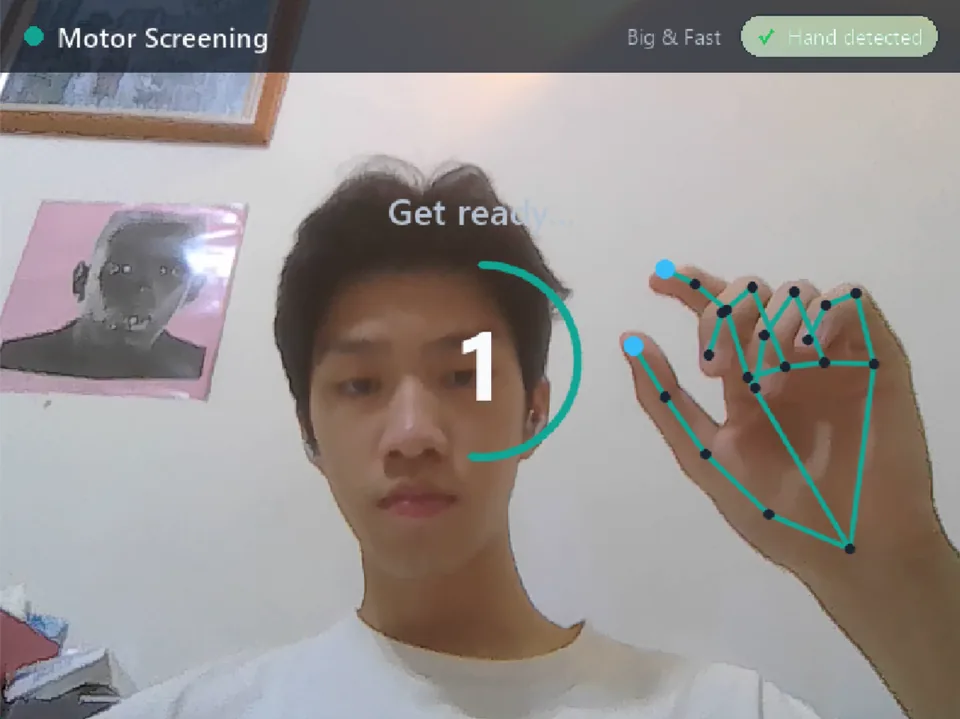
#> input picture launcher_web/img/tapping/step-1-get-set.webp, 960 x 719 px
$ python -i hand_utils.py   (imports and definitions only)
#> lines starting #> are read from the running program, lines starting #| are printed output that depends on the picture
#> further down, picture is the input picture: shape (719, 960, 3); mean B, G, R 142.9, 144.9, 150.4
"""
Hand tracking utilities shared by hand_tracking.py and finger_tapping.py.

Provides:
  HAND_CONNECTIONS          -- MediaPipe landmark connectivity list
  OneEuroFilter             -- adaptive low-pass filter (reduces jitter, preserves fast-motion fidelity)
  make_landmark_filters()   -- create a fresh (filters_x, filters_y) pair
  smooth_landmarks()        -- apply One-Euro filtering, return list of (x, y, z) tuples
  preprocess_for_mediapipe()-- CLAHE + sharpening to improve detection under varied lighting
  true_hand()               -- MediaPipe's handedness label -> the user's real hand
"""

import math
import cv2
import numpy as np

# ── Landmark connectivity ──────────────────────────────────────────────────
HAND_CONNECTIONS = [
    (0,1), (1,2), (2,3), (3,4),
    (0,5), (5,6), (6,7), (7,8),
    (5,9), (9,10), (10,11), (11,12),
    (9,13), (13,14), (14,15), (15,16),
    (13,17), (0,17), (17,18), (18,19), (19,20),
]

# ── Handedness ─────────────────────────────────────────────────────────────

# [18 lines left out: function true_hand, not called in this run]


# ── One-Euro Filter ────────────────────────────────────────────────────────

class OneEuroFilter:
    """
    Adaptive low-pass filter for scalar signals (e.g. a single landmark x or y).

    At rest (low velocity) the cutoff is low → heavy smoothing → jitter suppressed.
    During fast motion (high velocity) the cutoff rises → less lag → tap edges preserved.

    Tuned defaults for 30 fps finger-tap detection (light smoothing — preserves
    fast-tap minima and any real jitter/tremor the screening should capture):
      min_cutoff = 6.0 Hz  — smoothing at rest; increase if position still oscillates
      beta       = 1.5     — how fast cutoff rises with speed; increase to reduce tap lag
      d_cutoff   = 1.0 Hz  — derivative (velocity) filter cutoff, fixed
    """
    # [7 lines left out: function __init__, not called in this run]

    def _alpha(self, cutoff: float, dt: float) -> float:
        tau = 1.0 / (2 * math.pi * cutoff)
        return 1.0 / (1.0 + tau / dt)

    # [54 lines left out: functions filter, reset, make_landmark_filters, smooth_landmarks, not called in this run]


# ── Image preprocessing ────────────────────────────────────────────────────

_clahe = cv2.createCLAHE(clipLimit=2.0, tileGridSize=(8, 8))

# Gentle sharpening: centre weight 3, cross-neighbours -0.5 each.
# Net gain = 1.0 with mild edge boost — avoids over-sharpening skin texture.
_SHARPEN_KERNEL = np.array(
    [[0.0, -0.5, 0.0],
     [-0.5,  3.0, -0.5],
     [0.0, -0.5, 0.0]],
    dtype=np.float32,
)


# Mean luma (0-255) below which a frame counts as dark. A normally lit webcam
# picture sits around 100-130; the backlit Razer frames measured 36-57.
DARK_MEAN = 80


def is_dark(bgr_frame: np.ndarray) -> bool:
    """Cheap: the mean of every 8th pixel in each direction."""
    return float(bgr_frame[::8, ::8].mean()) < DARK_MEAN


def preprocess_for_mediapipe(bgr_frame: np.ndarray, enable: bool = True) -> np.ndarray:
    """
    Improve MediaPipe detection quality under varied or low lighting.

    Pipeline:
      1. CLAHE on the Y (luminance) channel of YCrCb — preserves hue, lifts
         local contrast so fingertip edges are visible to the neural backbone.
      2. Gentle sharpening kernel — accentuates fingertip-to-background edges
         without amplifying noise on skin texture.

    The original BGR frame is NOT modified; the function returns a new RGB
    array ready for mp.Image(). Pass the original frame to cv2.imshow so the
    display is not affected.

    enable=False skips it on a well-lit frame only. Callers pass
    `enable=self.fps >= 20` to save ~2-3 ms when the loop is slow, but a slow
    loop and a dark picture go together (a dim room, a backlit camera), so
    the enhancement was being skipped on exactly the frames it exists for
    (seen 2026-09-29: a backlit Razer Kiyo V2 X, mean luma ~36, one of two
    hands not found in the tremor test). A dark frame is always enhanced.
    """
#> called with enable = True
    if not enable and not is_dark(bgr_frame):
        return cv2.cvtColor(bgr_frame, cv2.COLOR_BGR2RGB)

    ycrcb = cv2.cvtColor(bgr_frame, cv2.COLOR_BGR2YCrCb)
#> ycrcb: shape (719, 960, 3); mean of channels 0, 1, 2 146.3, 130.9, 126
    y, cr, cb = cv2.split(ycrcb)
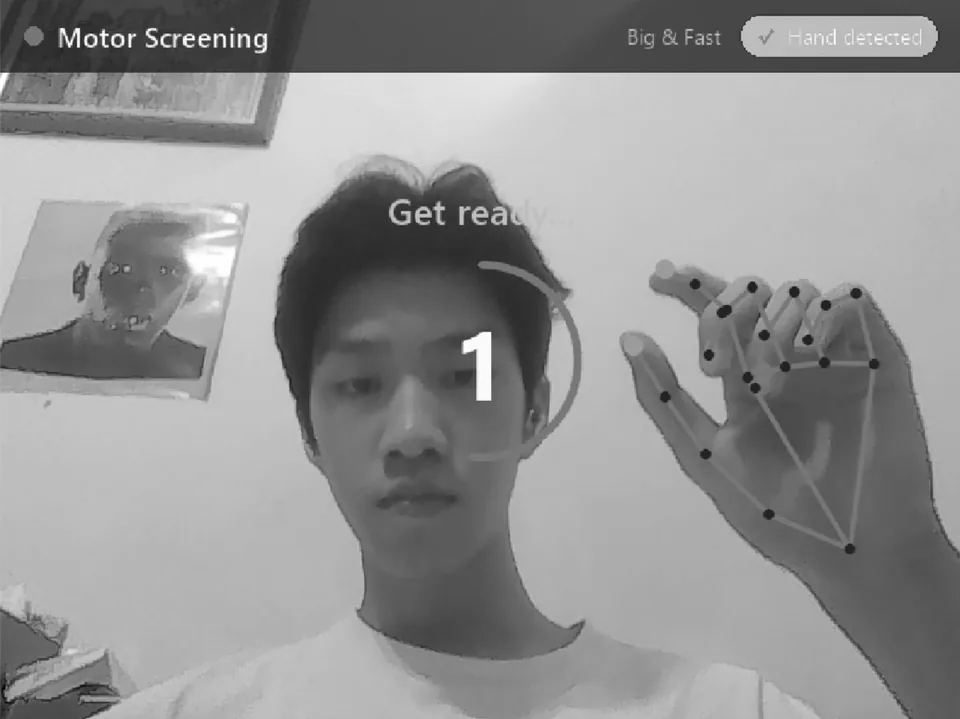
#> y: shape (719, 960); min 2, max 255, mean 146.3
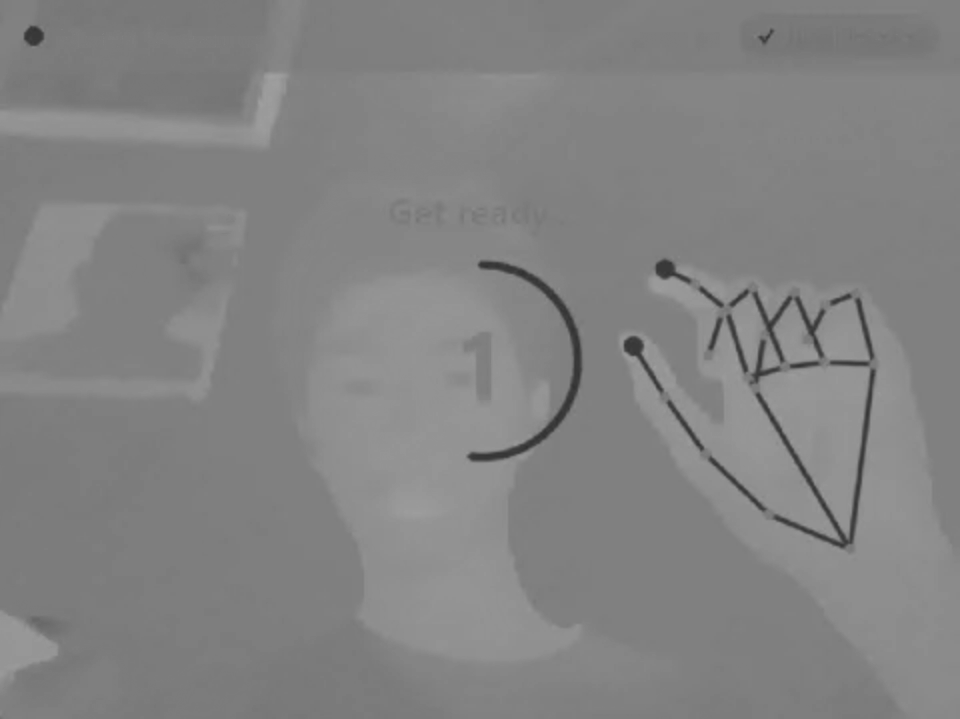
#> cr: shape (719, 960); min 48, max 160, mean 130.9
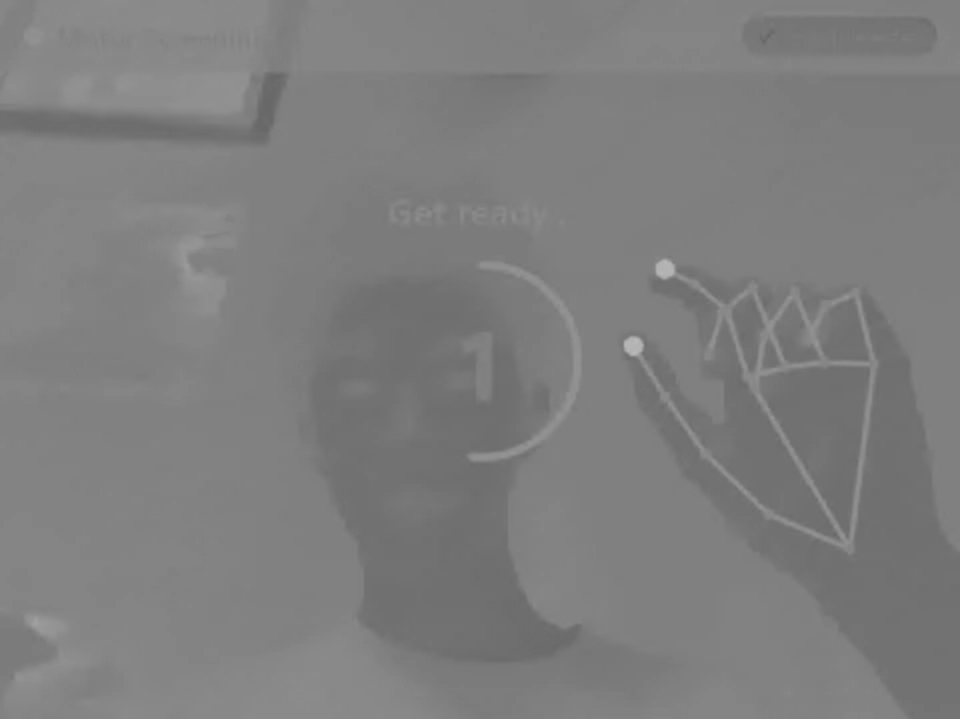
#> cb: shape (719, 960); min 103, max 185, mean 126
    y_eq = _clahe.apply(y)
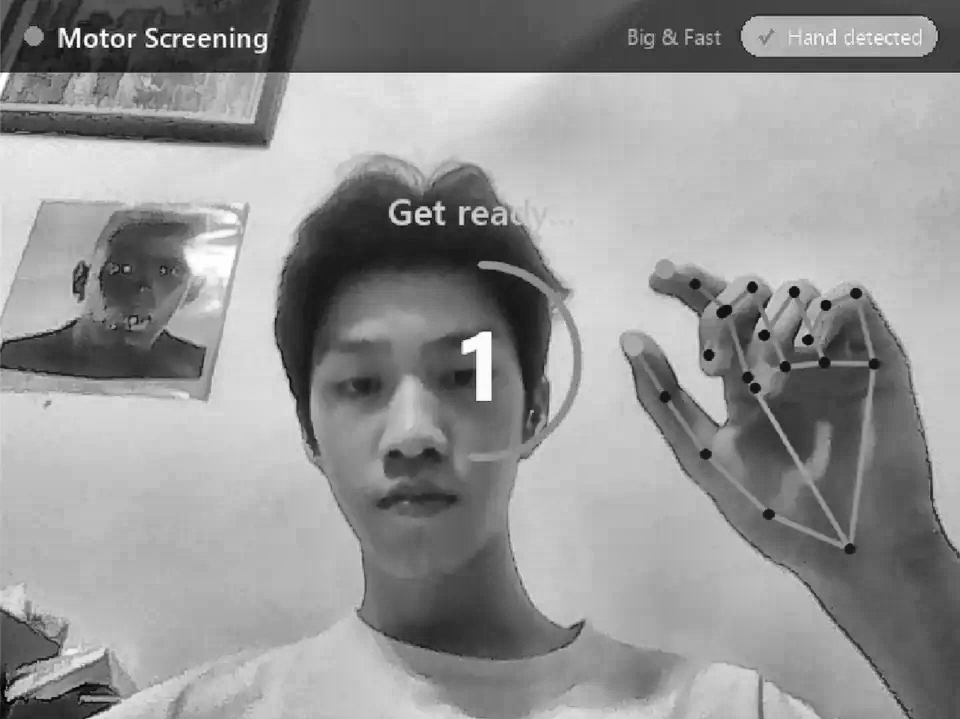
#> y_eq: shape (719, 960); min 1, max 255, mean 148.1
    bgr_enh = cv2.cvtColor(cv2.merge([y_eq, cr, cb]), cv2.COLOR_YCrCb2BGR)
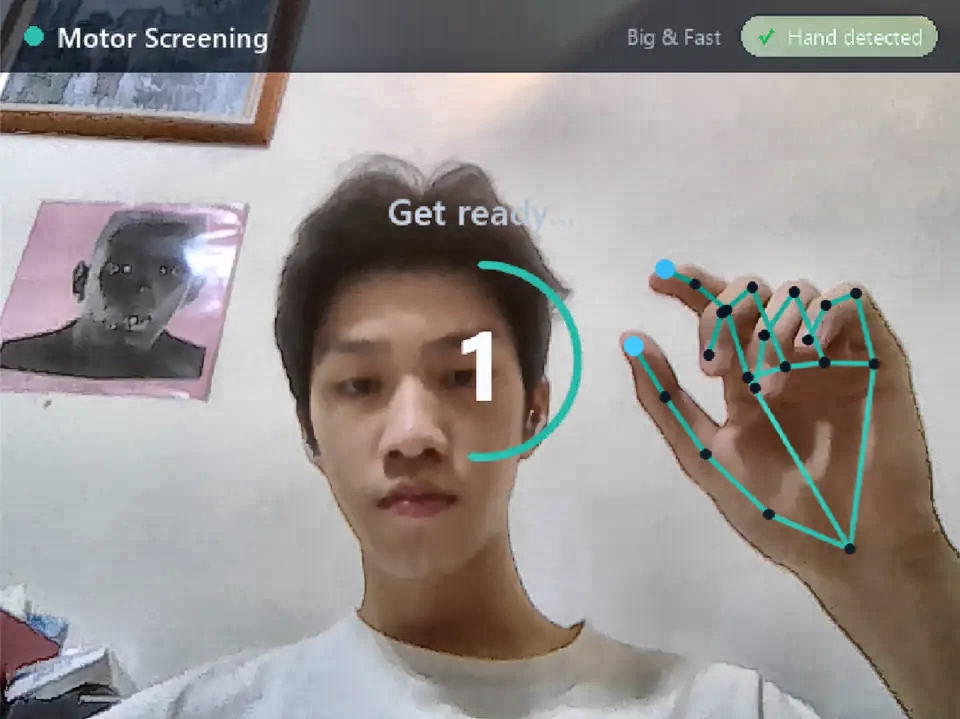
#> bgr_enh: shape (719, 960, 3); mean B, G, R 144.6, 146.7, 152.2
    sharpened = np.clip(cv2.filter2D(bgr_enh, -1, _SHARPEN_KERNEL), 0, 255).astype(np.uint8)
    return cv2.cvtColor(sharpened, cv2.COLOR_BGR2RGB)

>>> import cv2
>>> picture = cv2.imread('../launcher_web/img/tapping/step-1-get-set.webp')
>>> result = preprocess_for_mediapipe(picture)

$ run again, on launcher_web/img/tapping/step-2-open-close.webp
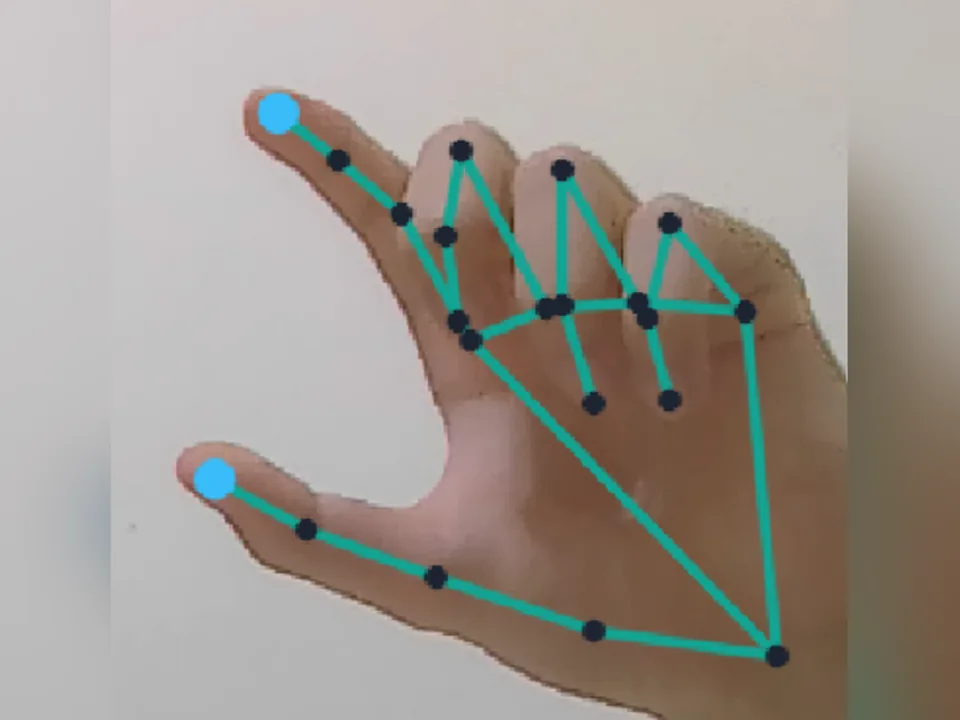
#> input picture launcher_web/img/tapping/step-2-open-close.webp, 960 x 720 px
#> picture is the input picture: shape (720, 960, 3); mean B, G, R 144.5, 152.3, 158.4
#> ycrcb: shape (720, 960, 3); mean of channels 0, 1, 2 153.3, 131.7, 123.1
#> in preprocess_for_mediapipe, `y, cr, cb = cv2.split(ycrcb)`:
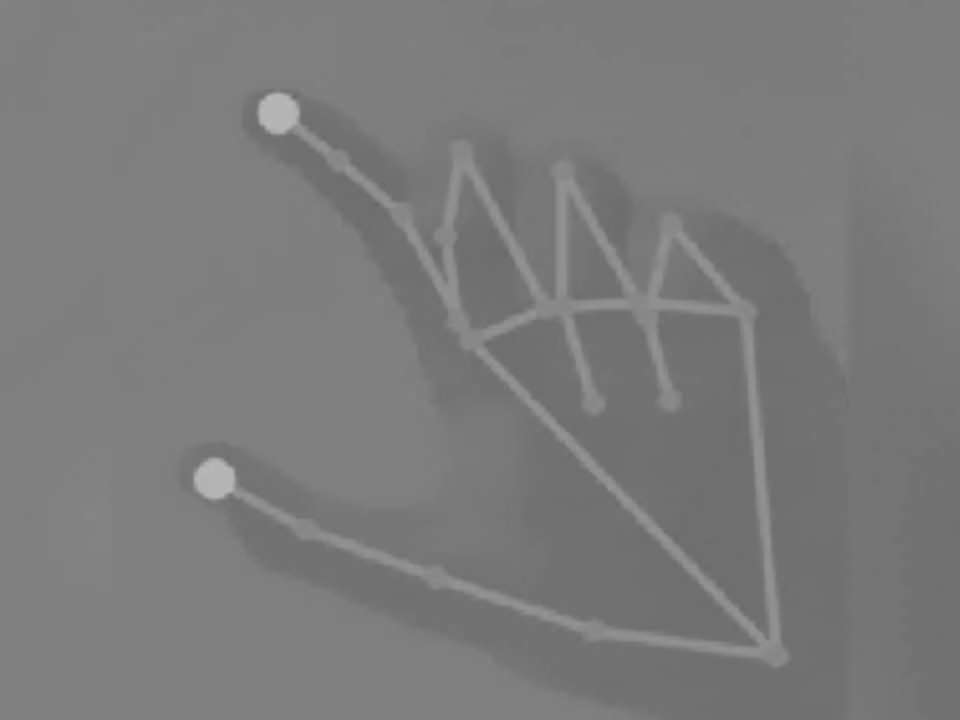
#> cb: shape (720, 960); min 105, max 185, mean 123.1
#> in preprocess_for_mediapipe, `bgr_enh = cv2.cvtColor(cv2.merge([y_eq, cr, cb]), cv2.COLOR_YCrCb2BGR)`:
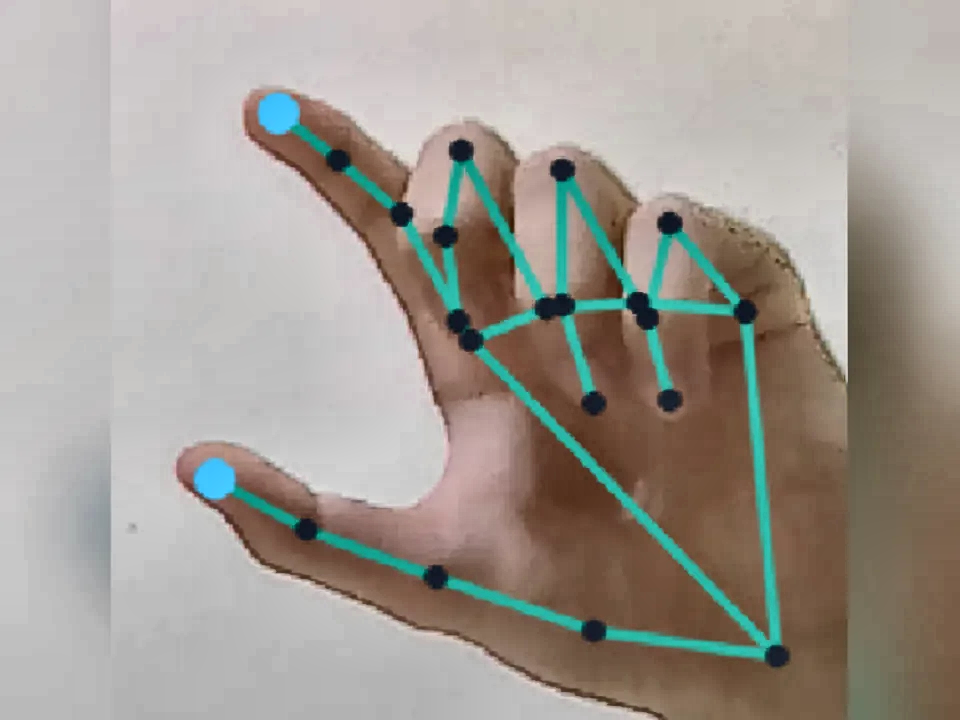
#> bgr_enh: shape (720, 960, 3); mean B, G, R 147.1, 155, 161.1

$ run again, on launcher_web/img/tapping/step-3-fast.webp
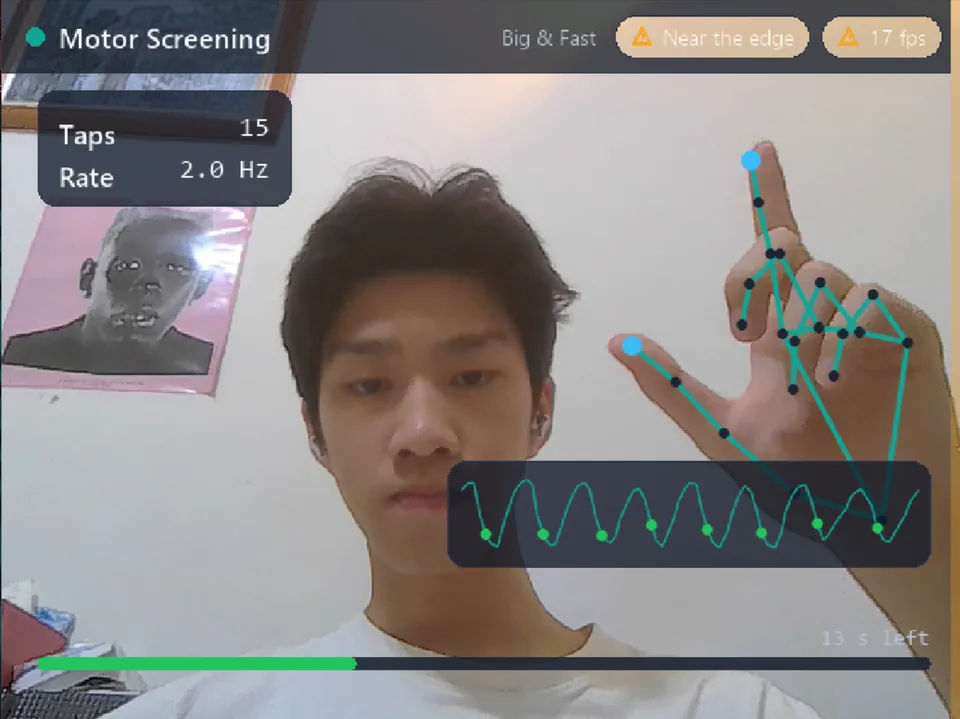
#> input picture launcher_web/img/tapping/step-3-fast.webp, 960 x 719 px
#> picture is the input picture: shape (719, 960, 3); mean B, G, R 132.2, 133.6, 137.1
#> ycrcb: shape (719, 960, 3); mean of channels 0, 1, 2 134.5, 129.8, 126.7
#> in preprocess_for_mediapipe, `y, cr, cb = cv2.split(ycrcb)`:
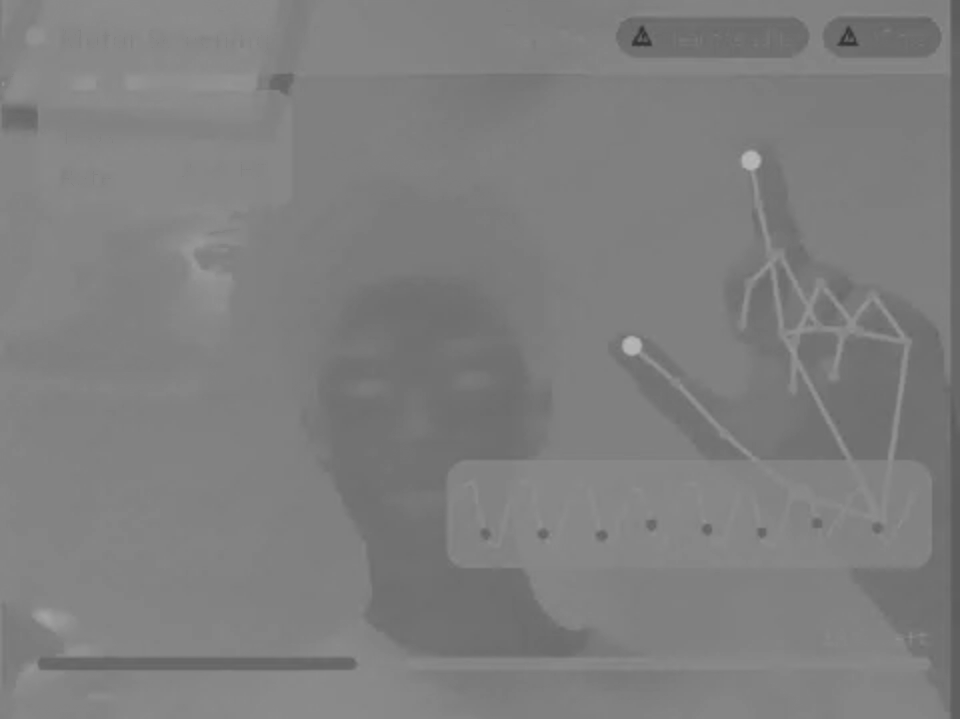
#> cb: shape (719, 960); min 49, max 184, mean 126.7
#> in preprocess_for_mediapipe, `bgr_enh = cv2.cvtColor(cv2.merge([y_eq, cr, cb]), cv2.COLOR_YCrCb2BGR)`:
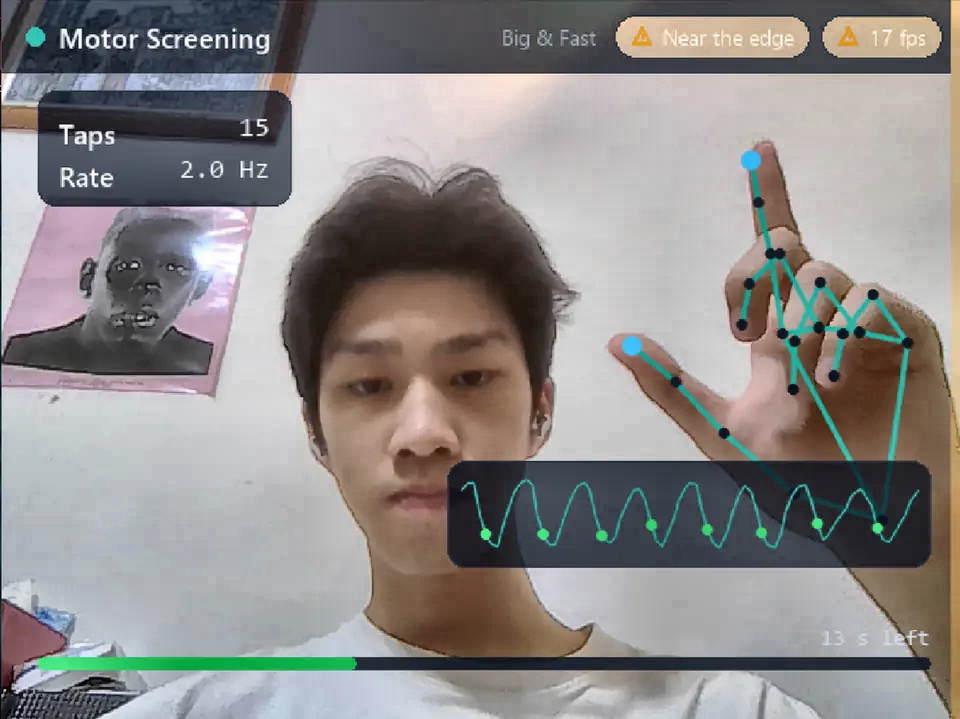
#> bgr_enh: shape (719, 960, 3); mean B, G, R 136.6, 138.1, 141.5
